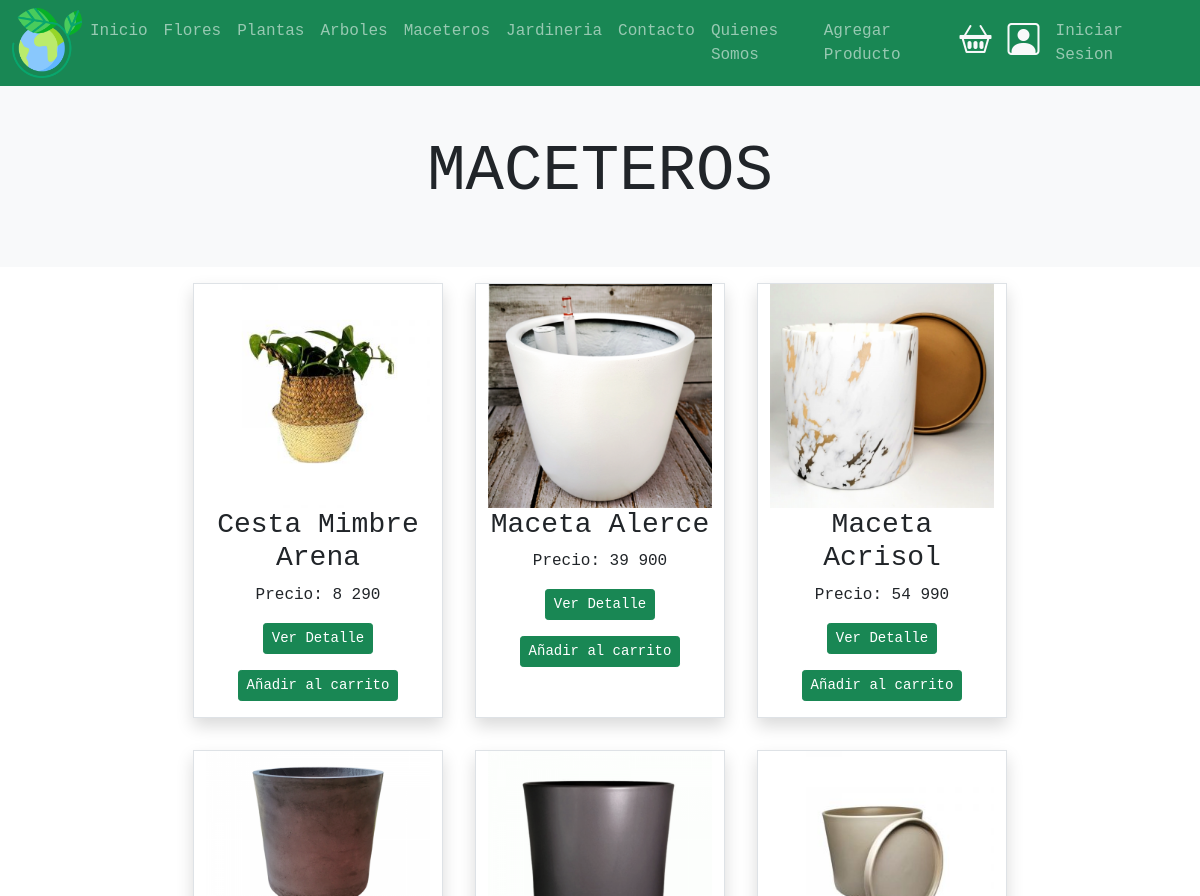
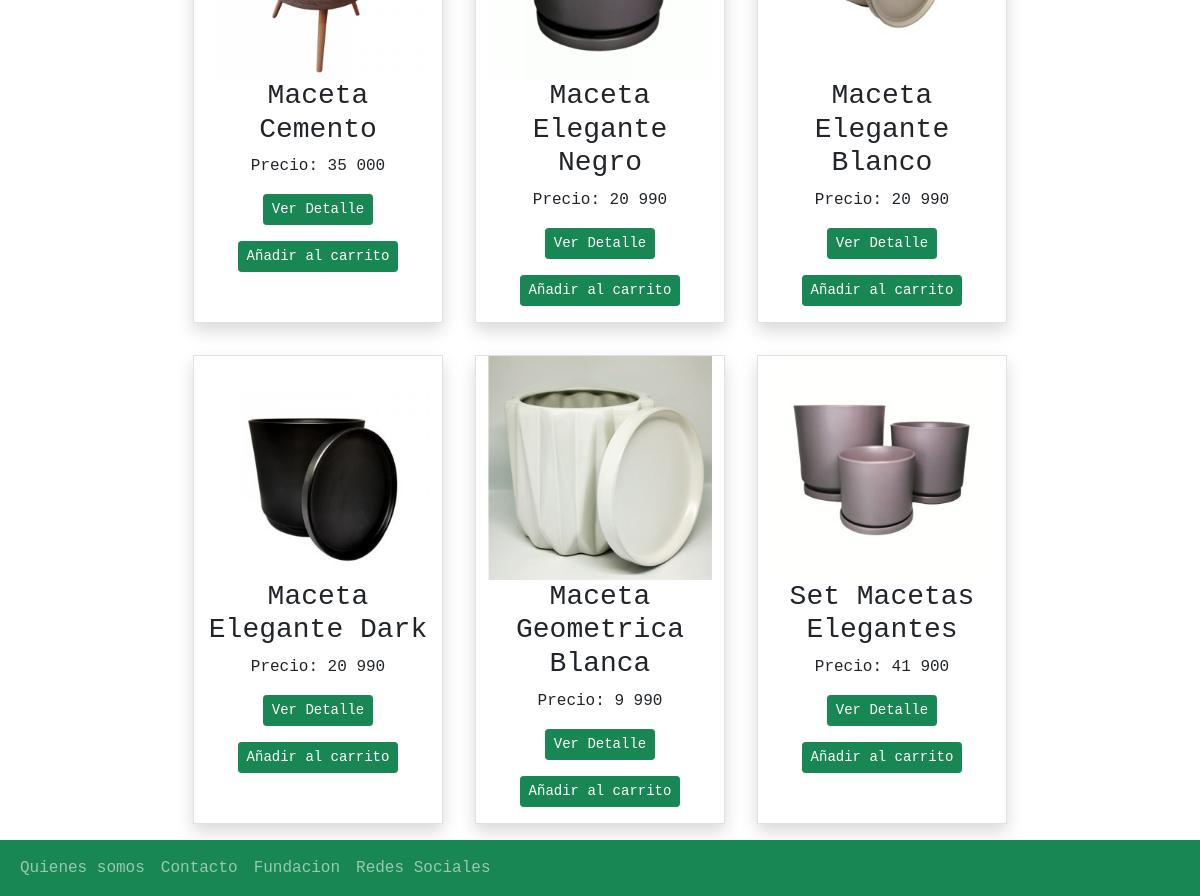
Page /maceteros on the committed database (2 pictures, top to bottom).
### floreriaWeb/models.py (models this page shows, shortened)
class Producto(models.Model):
    id_producto = models.AutoField(primary_key=True)
    nombre = models.CharField(max_length=50)
    precio = models.IntegerField()
    descripcion = models.TextField(max_length=200)
    imgen = models.ImageField(upload_to="productos",null=True)
    categoria =  models.ForeignKey(Categoria, on_delete=models.PROTECT)

### floreriaWeb/views.py (the view)
# urls.py: path('maceteros',maceteros,name="maceteros"),
def maceteros(request):
    productos = Producto.objects.all()
    contexto = {
        'productos': productos
    }
    return render(request,"floreriaWeb/maceteros.html",contexto)

### floreriaWeb/context_processor.py (called while the page is built)
def total_carrito(request):
    total = 0
    if "carrito" in request.session.keys():
        for key, value in request.session["carrito"].items():
            total += int(value["acumulado"])
    return {"total_carrito": total}

### floreriaWeb/templates/floreriaWeb/maceteros.html
{% extends 'floreriaWeb/base.html' %}
{% load static %}
{% block contenido %}
{% load humanize %}
<section>
    <div class="p-5 bg-light">
        <div class="container">
            <h1 class="display-3 text-center bg-light">MACETEROS</h1>
        </div>
    </div>
</section>
<section>
    <div class="container p-0  ">
        <div class="row d-flex justify-content-center mx-0">
            {% for p in productos %}
                {% if p.categoria_id == 4 %}
                    <div class="col-lg-3 col-sm-6 text-center border shadow m-3 ">
                        {% if p.imgen %}
                            <img src="{{ p.imgen.url }} " alt="imagen" class="img-fluid">
                        {% endif %}
                            <h3>{{ p.nombre | title}}</h3>
                            <p>Precio: {{ p.precio | intcomma}}</p>
                            <a href="{% url 'mostrar_producto' p.id_producto %}" class="btn btn-success btn-sm mb-3 " role="button"> Ver Detalle</a>
                            <a href="{% url 'agregar' p.id_producto %}" class="btn btn-success btn-sm mb-3 " role="button">Añadir al carrito</a>
                    </div>
                {% endif %}
            {% endfor %}
        </div>
    </div>
</section>
{% endblock contenido %}

### floreriaWeb/static/floreriaWeb/css/miestilo.css (style rules this page uses)
body { font-family: monospace; }
.container { width: 100%; max-width: 1000px; margin: auto; }

### rows in the picture
Producto: imgen (picture), nombre "Cesta Mimbre Arena", precio "8 290"
Producto: imgen (picture), nombre "Maceta Alerce", precio "39 900"
Producto: imgen (picture), nombre "Maceta Acrisol", precio "54 990"
Producto: imgen (picture), nombre "Maceta Cemento", precio "35 000"
Producto: imgen (picture), nombre "Maceta Elegante Negro", precio "20 990"
Producto: imgen (picture), nombre "Maceta Elegante Blanco", precio "20 990"
Producto: imgen (picture), nombre "Maceta Elegante Dark", precio "20 990"
Producto: imgen (picture), nombre "Maceta Geometrica Blanca", precio "9 990"
Producto: imgen (picture), nombre "Set Macetas Elegantes", precio "41 900"
